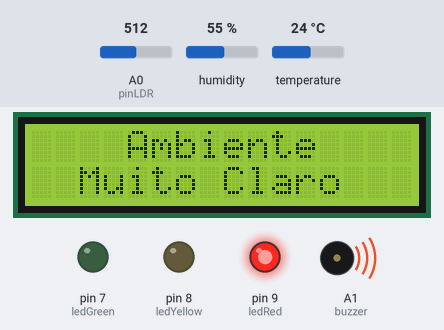
Simulated run of this sketch. Board: Arduino Uno, built with avr-gcc and run on an emulated ATmega328P. Parts: 16×2 character LCD, output pins drawn as LEDs (lit = HIGH), buzzer (waves = sounding, pin HIGH). The test bench sets the inputs (shaded band); at power-on: humidity 55 %, temperature 24 °C, A0 (pinLDR) = 512.

Above: at 6.7 s.
6.8 s: humidity set to 83 %
At 17.0 s:
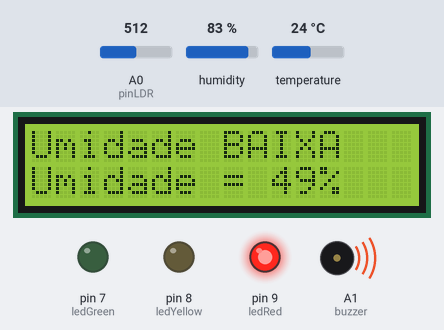
17.9 s: humidity set to 86 %
21.2 s: temperature set to 12 °C
At 29.5 s:
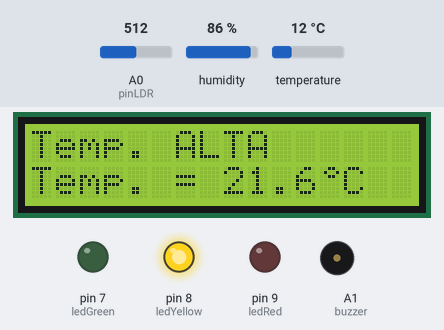
33.2 s: temperature set to 10.6 °C
At 39.8 s:
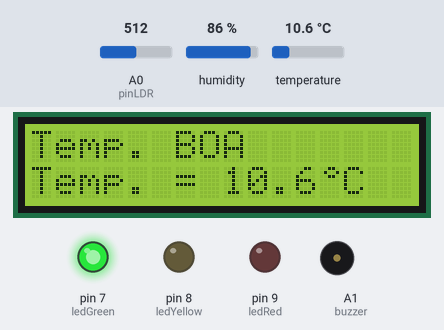
46.1 s: temperature set to 9.5 °C
At 50.1 s:
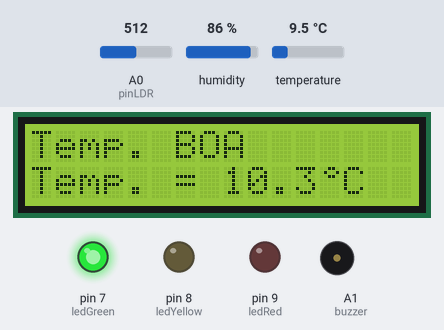
54.3 s: A0 (pinLDR) set to 886
At 58.5 s:
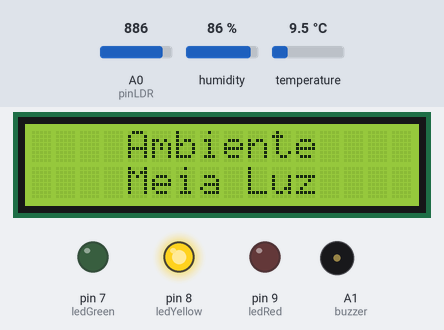
60.7 s: A0 (pinLDR) set to 909
At 79.5 s:
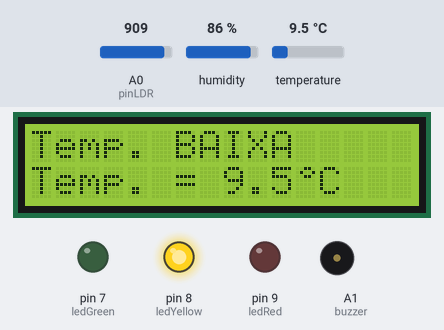
Timing chart, 0 to 79.8 s (numbered marks = the images above; inputs shaded):
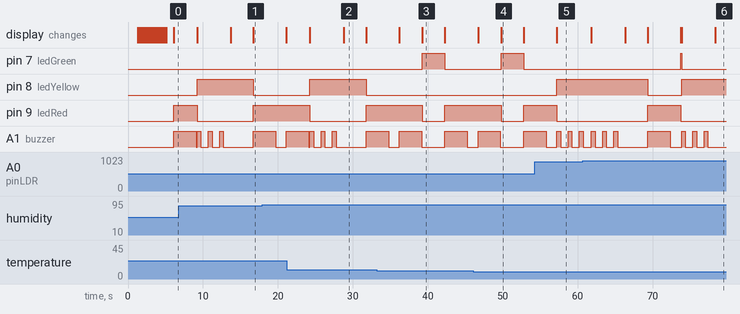

Measured:
- the behaviour switches between 899 and 900 on A0 (pinLDR) (found by bisection; images 5 and 6)
- after the input at 54.3 s, pin 8 (ledYellow): LOW → HIGH after 2.9 s instead of 6.0 s; pin 9 (ledRed): HIGH → LOW after 2.9 s instead of 6.0 s; the display: changes after 2.9 s (image 5)
- after the input at 60.7 s, pin 7 (ledGreen): LOW → HIGH after 13.1 s, → LOW 0.11 s later; the display: first differs from a run without the input after 13.1 s (image 6 shows a later state)
- what the display in image 2 shows lasts 3.0 s, from 28.8 s to 31.8 s

The sketch:

checkpoint_2.ino
```cpp
// DECLARANDO BIBLIOTECAS USADAS NO DISPLAY LCD E NO SENSOR DHT
#include <LiquidCrystal.h>
#include "DHT.h"

// DECLARANDO PINO E TIPO NO SENSOR DHT
#define pinDHT 6
#define typeDHT DHT22

// DECLARANDO PINOS DO LED E DO BUZZER
#define ledGreen 7
#define ledYellow 8
#define ledRed 9
#define buzzer A1

// DECLARANDO PINO DO SENSOR LDR
#define pinLDR A0

// INICIANDO OBJETO PARA COMUNICAÇÃO COM O DHT E COM O DISPLAY LCD
LiquidCrystal lcd(12, 11, 10, 5, 4, 3, 2);
DHT dht(pinDHT, typeDHT);

// DECLARANDO VARIÁVEL DE SOMA, USADA EM TODAS AS FUNÇÕES
float sum;

// DECLARANDO VARIÁVEIS REFERENTES A LEITURA DE TEMPEMPERATURA E HUMIDADE
float temperature;
int humidity;
float readings_temp[5];
int readings_humid[5];
int index_temp = 0;
int index_humid = 0;

// DECLARANDO VARIÁVEIS REFERENTES A LEITURA DA LUMINOSIDADE
int valueLDR;
int valueLight;
int index_light = 0;
int readings_light[5];

// DEFININDO CARACTERES PERSONALIZADOS PARA MOSTRAR NO DISPLAY LCD
byte top1[8] = { B00000, B00000, B00000, B00001, B00010, B00010, B00100, B01000 };
byte top2[8] = { B00000, B00000, B11111, B00000, B00000, B00000, B00000, B00100 };
byte top3[8] = { B00000, B00000, B11000, B00100, B00010, B00001, B00001, B00001 };
byte base1[8] = { B00000, B00000, B00001, B00010, B00010, B00100, B01000, B10000 };
byte base2[8] = { B10000, B10000, B00000, B00000, B00000, B00000, B00000, B00000 };
byte base3[8] = { B00100, B00110, B00001, B00010, B00010, B00001, B00000, B00000 };
byte base4[8] = { B00001, B00010, B10010, B01100, B00000, B00000, B10000, B01100 };
byte degree[8] = { B00110, B01001, B00110, B00000, B00000, B00000, B00000, B00000 };


void setup()
{
  // INICIANDO COMUNICAÇÃO COM MONITOR SERIAL, DISPLAY LCD E DHT
  Serial.begin(9600);
  lcd.begin(16,2);
  dht.begin();

  // CRIANDO OS CARACTERES DECLARADOS ANTERIORMENTE
  lcd.createChar(1, top1);
  lcd.createChar(2, top2);
  lcd.createChar(3, top3);
  lcd.createChar(4, base1);
  lcd.createChar(5, base2);
  lcd.createChar(6, base3);
  lcd.createChar(7, base4);
  lcd.createChar(8, degree);

  // FAZENDO A SAÍDA DOS PINOS LED E ENTRADA DO PINO LDR
  pinMode(ledGreen, OUTPUT);
  pinMode(ledYellow, OUTPUT);
  pinMode(ledRed, OUTPUT);
  pinMode(buzzer, OUTPUT);
  pinMode(pinLDR, INPUT);

  // CHAMANDO FUNÇÃO PARA EXECUTAR A LOGO DO DISPLAY LCD E LIMPANDO O LCD
  dynamicLogo();
  lcd.clear();
}

void loop()
{
  // CHAMANDO FUNÇÕES PARA CHECAR LUMINOSIDADE, TEMPERATURA E HUMIDADE
  checkingLighting();
  checkingAmbience();
  delay(100);
}

// CRIANDO FUNÇÃO PARA ANIMAR A LOGO
void dynamicLogo(){
  lcd.clear();
  lcd.setCursor(6,0);
  lcd.print("TECH");
  lcd.setCursor(6,1);
  lcd.print("WAVE");
  delay(1000);

  // LIMPANDO CASAS ONDE A ANIMAÇÃO JÁ FOI FEITA
  for(int x=0; x<16; x++){
    delay(250);
    lcd.setCursor(x,0);
    lcd.write(" ");
    lcd.setCursor(x-1,1);
    lcd.write(" ");

    // MOSTRANDO A ONDA NO DISPLAY LCD
    lcd.setCursor(x+1,0);
    lcd.write(byte(1));
    lcd.write(byte(2));
    lcd.write(byte(3));
    lcd.setCursor(x,1);
    lcd.write(byte(4));
    lcd.write(byte(5));
    lcd.write(byte(6));
    lcd.write(byte(7));
  }
}

// CRIANDO FUNÇÃO PARA CHECAR TEMPERATURA E HUMIDADE
void checkingAmbience(){
  delay(100);

  // FAZENDO A LEITURA E MÉDIA DA TEMPERATURA
  readings_temp[index_temp] = dht.readTemperature();
  index_temp = (index_temp + 1) % 5;
  sum = 0;
  for(int x = 0; x < 5; x++){
    sum += readings_temp[x];
  }
  temperature = sum / 5;

  // FAZENDO A LEITURA E MÉDIA DA HUMIDADE
  readings_humid[index_humid] = dht.readHumidity();
  index_humid = (index_humid + 1) % 5;
  sum = 0;
  for(int x = 0; x < 5; x++){
    sum += readings_humid[x];
  }
  humidity = sum / 5;

  // CONDICIONAL CASO OS VALORES ACIMA NÃO SEJAM NÚMEROS
  if (isnan(temperature) || isnan(humidity)) {
    Serial.println("Failed to read from DHT sensor!");
    return;
  }

  // CONDICIONAL PARA EXECUTAR CASO JÁ TENHA FEITO 5 LEITURAS
  if(index_temp == 4){
    lcd.clear();
    lcd.setCursor(0,0);

    // CONDICIONAL PARA SABER SE A TEMPERATURA ESTÁ ENTRE O IDEAL
    if(temperature >= 10 && temperature <= 15){

      // APRESENTANDO TEMPERATURA NO DISPLAY LCD
      lcd.print("Temp. BOA");
      lcd.setCursor(0,1);
      lcd.print("Temp. = ");
      lcd.print(temperature);
      lcd.setCursor(12,1);

      // APAGANDO DEMAIS LEDs E LIGANDO VERDE
      digitalWrite(ledRed, LOW);
      digitalWrite(ledYellow, LOW);
      digitalWrite(ledGreen, HIGH);

    // CASO ESTEJA TEMPERATURA ESTEJA ACIMA ENTRA NESSE BLOCO
    } else if(temperature > 15){

      // APRESENTANDO TEMPERATURA NO DISPLAY LCD
      lcd.print("Temp. ALTA");
      lcd.setCursor(0,1);
      lcd.print("Temp. = ");
      lcd.print(temperature);
      lcd.setCursor(12,1);

      // APAGANDO DEMAIS LEDs E LIGANDO AMARELO
      digitalWrite(ledGreen, LOW);
      digitalWrite(ledRed, LOW);
      digitalWrite(ledYellow, HIGH);

      // CHAMANDO A FUNÇÃO PARA TOCAR O BUZZER
      buzzerYellow();

    // CASO A TEMPERATURA ESTEJA ABAIXO ENTRA NESSE BLOCO
    } else{

      // APRESENTANDO TEMPERATURA NO DISPLAY LCD
      lcd.print("Temp. BAIXA");
      lcd.setCursor(0,1);
      lcd.print("Temp. = ");
      lcd.print(temperature);
      lcd.setCursor(11,1);

      // APAGANDO DEMAIS LEDs E LIGANDO AMARELO
      digitalWrite(ledGreen, LOW);
      digitalWrite(ledRed, LOW);
      digitalWrite(ledYellow, HIGH);

      // CHAMANDO A FUNÇÃO PARA TOCAR O BUZZER
      buzzerYellow();
    }

    lcd.write(8);
    lcd.print("C");
    delay(3000);
  }

  // CONDICIONAL PARA EXECUTAR CASO JÁ TENHA FEITO 5 LEITURAS
  if(index_humid == 4){
    lcd.clear();
    lcd.setCursor(0,0);

    // CONDICIONAL PARA SABER SE A HUMIDADE ESTÁ ENTRE O IDEAL
    if(humidity >= 50 && humidity <= 70){
      lcd.print("Umidade BOA");

      // APAGANDO DEMAIS LEDs E LIGANDO VERDE
      digitalWrite(ledYellow, LOW);
      digitalWrite(ledRed, LOW);
      digitalWrite(ledGreen, HIGH);

    // CASO ESTEJA HUMIDADE ESTEJA ACIMA ENTRA NESSE BLOCO
    } else if(humidity > 70){
      lcd.print("Umidade ALTA");

      // APAGANDO DEMAIS LEDs E LIGANDO VERMELHO
      digitalWrite(ledGreen, LOW);
      digitalWrite(ledYellow, LOW);
      digitalWrite(ledRed, HIGH);

      // LIGANDO BUZZER
      digitalWrite(buzzer, HIGH);

    // CASO ESTEJA HUMIDADE ESTEJA ABAIXO ENTRA NESSE BLOCO
    } else{

      // APRESENTANDO CONDIÇÃO DA HUMIDADE
      lcd.print("Umidade BAIXA");

      // APAGANDO DEMAIS LEDs E LIGANDO VERMELHO
      digitalWrite(ledGreen, LOW);
      digitalWrite(ledYellow, LOW);
      digitalWrite(ledRed, HIGH);

      // LIGANDO BUZZER
      digitalWrite(buzzer, HIGH);
    }

    // APRESENTANDO VALOR DA HUMIDADE NO DISPLAY LCD
    lcd.setCursor(0,1);
    lcd.print("Umidade = ");
    lcd.print(humidity);
    lcd.print("%");
    delay(3000);

    // DESLIGANDO BUZZER
    digitalWrite(buzzer, LOW);
  }
}

// FUNÇÃO PARA CHECAR ILUMINAÇÃO
void checkingLighting(){
  delay(100);

  // FAZENDO LEITURA E MÉDIA DOS VALORES DO LDR
  readings_light[index_light] = analogRead(pinLDR);
  index_light = (index_light + 1) % 5;
  sum = 0;
  for (int i = 0; i < 5; i++) {
    sum += readings_light[i];
  }
  valueLDR = sum / 5;

  // FAZENDO MAPEAMENTO DOS VALORES PARA PORCENTAGEM
  valueLight = map(valueLDR, 1015, 840, 0, 100);

  // CONDICIONAL PARA EXECUTAR CASO JÁ TENHA FEITO 5 LEITURAS
  if(index_light == 4){
    lcd.clear();
    lcd.setCursor(4,0);

    // CONDICIONAL PARA SABER SE A ILUMINAÇÃO ESTÁ ABAIXO DE 65% (IDEAL)
    if(valueLight <= 65){

      // APAGANDO DEMAIS LEDs E LIGANDO VERDE
      digitalWrite(ledYellow, LOW);
      digitalWrite(ledRed, LOW);
      digitalWrite(ledGreen, HIGH);

    // CASO ILUMINAÇÃO ESTEJA ENTRE 65% E 90% ENTRA NESSE BLOCO
    } else if(valueLight > 65 && valueLight <= 90){

      // APRESENTANDO CONDIÇÃO DA ILUMINAÇÃO NO DISPLAY LCD
      lcd.print("Ambiente");
      lcd.setCursor(4,1);
      lcd.print("Meia Luz");

      // APAGANDO DEMAIS LEDs E LIGANDO AMARELO
      digitalWrite(ledGreen, LOW);
      digitalWrite(ledRed, LOW);
      digitalWrite(ledYellow, HIGH);

      // CHAMANDO FUNÇÃO PARA TOCAR BUZZER
      buzzerYellow();

    // CASO ILUMINAÇÃO ESTEJA MAIOR QUE 90% ENTRA NESSE BLOCO
    } else{

      // APRESENTANDO CONDIÇÃO DA ILUMINAÇÃO NO DISPLAY LCD
      lcd.print("Ambiente");
      lcd.setCursor(2,1);
      lcd.print("Muito Claro");

      // APAGANDO DEMAIS LEDs E LIGANDO VERMELHO
      digitalWrite(ledGreen, LOW);
      digitalWrite(ledYellow, LOW);
      digitalWrite(ledRed, HIGH);

      // LIGANDO E DESLIGANDO BUZZER
      digitalWrite(buzzer, HIGH);
      delay(3000);
      digitalWrite(buzzer, LOW);
    }
  }
}

// FUNÇÃO PARA TOCAR BUZZER COM PAUSAS
void buzzerYellow(){

  // EXECUTANDO BLOCO DURANTE 3 CICLOS
  for(int x=1; x <= 3; x++){
    digitalWrite(buzzer, HIGH);
    delay(500);
    digitalWrite(buzzer, LOW);
    delay(1000);
  }
}
```
